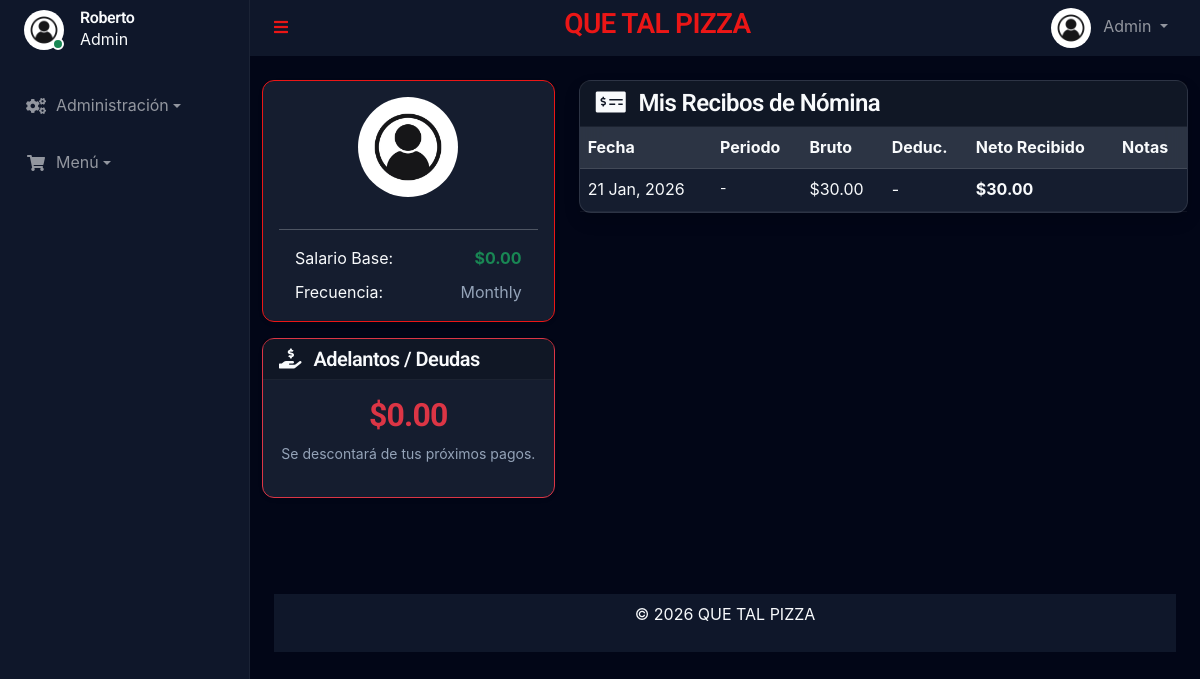
/paginas/mis_pagos.php (signed in), run on the app's committed database.
### tables this page shows
CREATE TABLE `payroll_payments` (
  `id` int(11) NOT NULL,
  `user_id` int(11) NOT NULL,
  `amount` decimal(20,6) NOT NULL,
  `deductions_amount` decimal(20,6) DEFAULT 0.000000,
  `payment_date` date NOT NULL,
  `period_start` date DEFAULT NULL,
  `period_end` date DEFAULT NULL,
  `payment_method_id` int(11) DEFAULT NULL,
  `transaction_id` int(11) DEFAULT NULL,
  `notes` text DEFAULT NULL,
  `created_by` int(11) NOT NULL,
  `created_at` timestamp NULL DEFAULT current_timestamp()
);

### paginas/mis_pagos.php (the view, shortened to what this page needs)
<?php
require_once '../templates/autoload.php';
$userId = $_SESSION['user_id'];
$stmt = $db->prepare("SELECT * FROM payroll_payments WHERE user_id = ? ORDER BY payment_date DESC LIMIT 20");
$stmt->execute([$userId]);
$payments = $stmt->fetchAll(PDO::FETCH_ASSOC);
$totalDebt = 0;
require_once '../templates/header.php';
require_once '../templates/menu.php';
?>
<div class="container mt-4 mb-5">
    <div class="row">
        <div class="col-md-4 mb-4">
            <div class="card shadow-sm border-primary">
                <div class="card-body text-center">
                    <img src="../uploads/profile_pics/<?= htmlspecialchars($user['profile_pic'] ?? 'default.jpg') ?>"
                        class="rounded-circle mb-3" style="width: 100px; height: 100px; object-fit: cover;">
                    <hr>
                    <div class="d-flex justify-content-between px-3">
                        <span>Salario Base:</span>
                        <span class="fw-bold text-success">$<?= number_format($user['salary_amount'] ?? 0, 2) ?></span>
                    </div>
                    <div class="d-flex justify-content-between px-3 mt-2">
                        <span>Frecuencia:</span>
                        <span class="text-muted"><?= ucfirst($user['salary_frequency'] ?? 'Monthly') ?></span>
                    </div>
                </div>
            </div>
            <div class="card shadow-sm mt-3 border-danger">
                <div class="card-header bg-danger text-white">
                    <h5 class="mb-0"><i class="fa fa-hand-holding-usd me-2"></i> Adelantos / Deudas</h5>
                </div>
                <div class="card-body text-center">
                    <h2 class="text-danger fw-bold">$<?= number_format($totalDebt, 2) ?></h2>
                    <p class="text-muted small">Se descontará de tus próximos pagos.</p>
                </div>
            </div>
        </div>
        <div class="col-md-8">
            <div class="card shadow">
                <div class="card-header bg-success text-white">
                    <h4 class="mb-0"><i class="fa fa-money-check-alt me-2"></i> Mis Recibos de Nómina</h4>
                </div>
                <div class="card-body p-0">
                    <div class="table-responsive">
                        <table class="table table-hover mb-0">
                            <thead class="table-light">
                                <tr>
                                    <th>Fecha</th>
                                    <th>Periodo</th>
                                    <th>Bruto</th>
                                    <th>Deduc.</th>
                                    <th>Neto Recibido</th>
                                    <th>Notas</th>
                                </tr>
                            </thead>
                            <tbody>
                                <?php if (empty($payments)): ?>
                                    <tr>
                                        <td colspan="6" class="text-center py-4 text-muted">Aún no tienes pagos registrados.
                                        </td>
                                    </tr>
                                <?php else: ?>
                                    <?php foreach ($payments as $p):
                                        $neto = $p['amount'] - ($p['deductions_amount'] ?? 0);
                                        ?>
                                        <tr>
                                            <td><?= date('d M, Y', strtotime($p['payment_date'])) ?></td>
                                            <td class="small text-muted">
                                                <?= $p['period_start'] ? date('d/m', strtotime($p['period_start'])) . ' - ' . date('d/m', strtotime($p['period_end'])) : '-' ?>
                                            </td>
                                            <td>$<?= number_format($p['amount'], 2) ?></td>
                                            <td class="text-danger">
                                                <?php if ($p['deductions_amount'] > 0): ?>
                                                    - $<?= number_format($p['deductions_amount'], 2) ?>
                                                <?php else: ?>
                                                    -
                                                <?php endif; ?>
                                            </td>
                                            <td class="fw-bold text-success">$<?= number_format($neto, 2) ?></td>
                                            <td class="small text-muted fst-italic"><?= htmlspecialchars($p['notes']) ?></td>
                                        </tr>
                                    <?php endforeach; ?>
                                <?php endif; ?>
                            </tbody>
                        </table>
                    </div>
                </div>
            </div>
        </div>
    </div>
</div>
<?php require_once '../templates/footer.php'; ?>

### css/style.css (style rules this page uses)
:root { --primary: #2563eb; --primary-dark: #1e40af; --secondary: #0f172a; --surface: #1e293b; --background: #020617; --text-main: #f8fafc; --text-muted: #94a3b8; --accent: #ef4444; --success: #10b981; --touch-target: 48px; --radius-sm: 8px; --radius-md: 12px; --radius-lg: 16px; }
body { background-color: var(--background); color: var(--text-main); font-family: 'Inter', system-ui, -apple-system, sans-serif; line-height: 1.6; }
.card, .card-product { background: rgba(30, 41, 59, 0.7); backdrop-filter: blur(12px); -webkit-backdrop-filter: blur(12px); border: 1px solid rgba(255, 255, 255, 0.1); border-radius: var(--radius-md); box-shadow: 0 4px 6px -1px rgba(0, 0, 0, 0.1), 0 2px 4px -1px rgba(0, 0, 0, 0.06); transition: transform 0.2s ease, box-shadow 0.2s ease; }
h1, h2, h3, h4, h5, h6 { font-weight: 600; color: var(--text-main); letter-spacing: -0.025em; }
.text-muted { color: var(--text-muted) !important; }
.table, .table-light { color: var(--text-main) !important; background-color: transparent !important; border-color: rgba(255, 255, 255, 0.05); }
.table> :not(caption)>*>* { background-color: transparent !important; color: var(--text-main) !important; box-shadow: none !important; }
.table-light th, .table-light td, .table-light { background-color: rgba(255, 255, 255, 0.05) !important; color: var(--text-main) !important; border-color: rgba(255, 255, 255, 0.1) !important; }
.card-header, .card-footer { background-color: rgba(0, 0, 0, 0.2) !important; border-color: rgba(255, 255, 255, 0.05) !important; }
img { max-width: 100%; height: auto; }

### data on the page
payroll_payments: payment_date "21 Jan, 2026", amount "30.00", neto "30.00"

### other printed values
$GLOBALS['site_name'] "QUE TAL PIZZA"
$user_role "Admin"
$user "Roberto"
$user['salary_amount'] "0.00"
$user['salary_frequency'] "Monthly"
$totalDebt "0.00"
$config->get('site_name') "QUE TAL PIZZA"
